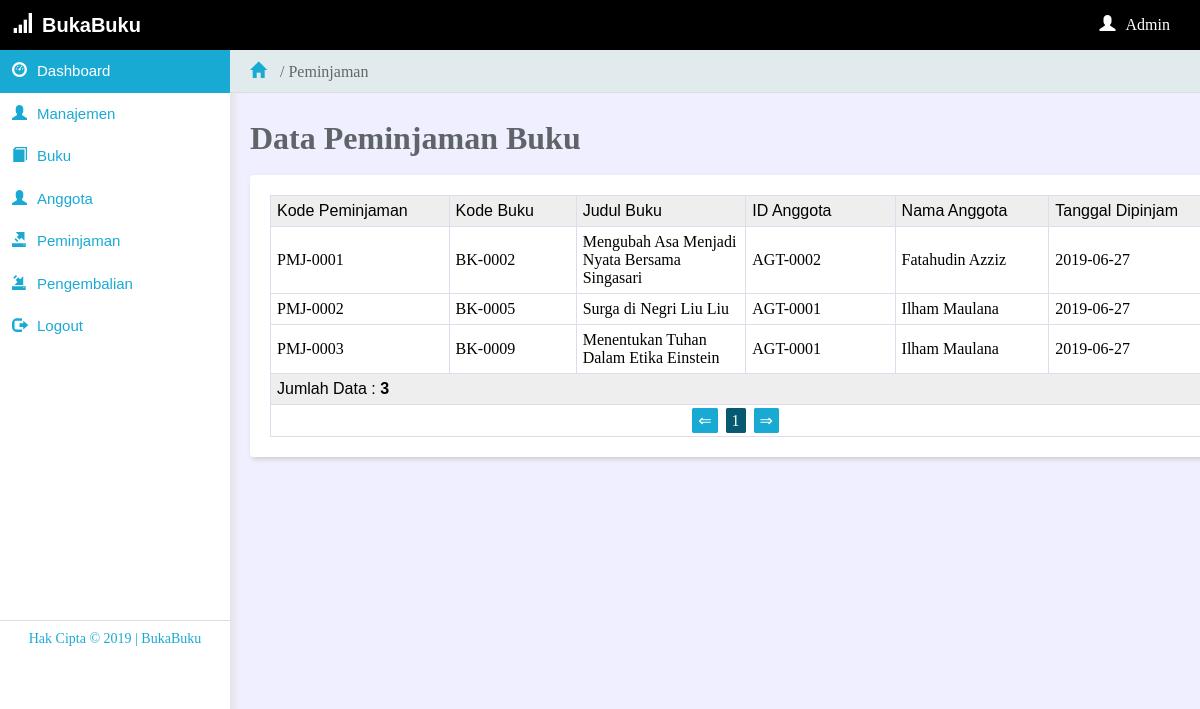
/user/admin/index.php?m=view&p=peminjaman (signed in), run on the app's committed database.
### tables this page shows
CREATE TABLE `peminjaman` (
  `kd_peminjaman` varchar(15) NOT NULL,
  `kd_buku` varchar(15) NOT NULL,
  `id_anggota` varchar(15) NOT NULL,
  `tgl_pinjam` date NOT NULL
);

CREATE TABLE `buku` (
  `kd_buku` varchar(15) NOT NULL,
  `judul_buku` varchar(150) NOT NULL,
  `pengarang` varchar(30) NOT NULL,
  `penerbit` varchar(30) NOT NULL,
  `tahun` varchar(4) NOT NULL,
  `stok` int(3) NOT NULL,
  `tersedia` int(3) NOT NULL,
  `foto` varchar(150) NOT NULL
);

CREATE TABLE `anggota` (
  `id_anggota` varchar(10) NOT NULL,
  `nama_anggota` varchar(30) NOT NULL,
  `tgl_lahir` date NOT NULL,
  `jenkel` varchar(1) NOT NULL,
  `alamat` text NOT NULL,
  `no_hp` varchar(15) NOT NULL,
  `foto` varchar(100) NOT NULL
);

### user/admin/view/peminjaman.php (the view)
<h1>Data Peminjaman Buku</h1>
<br>
<div class="panel">
	<table class="datatable">
		<tr>
			<th>Kode Peminjaman</th>
			<th>Kode Buku</th>
			<th>Judul Buku</th>
			<th>ID Anggota</th>
			<th>Nama Anggota</th>
			<th>Tanggal Dipinjam</th>
		</tr>
		<?php
			$batas=15;
    		$pg=isset($_GET['pg'])?$_GET['pg']:"";
        	if(empty($pg)) {
        	    $posisi=0;
        	    $pg=1;
        	}
        	else {
        	    $posisi=($pg-1)*$batas;
        	}
			$sql = mysqli_query($con,"select * from peminjaman limit $posisi,$batas");
			if(mysqli_num_rows($sql) > 0) {
				while ($dataPeminjaman = mysqli_fetch_array($sql)) {
					$dataJudul = mysqli_fetch_array(mysqli_query($con,"select judul_buku from buku where kd_buku = '$dataPeminjaman[kd_buku]'"));
					$dataNama = mysqli_fetch_array(mysqli_query($con,"select nama_anggota from anggota where id_anggota = '$dataPeminjaman[id_anggota]'"));
					echo "	<tr class='tr'>
								<td>$dataPeminjaman[kd_peminjaman]</td>
								<td>$dataPeminjaman[kd_buku]</td>
								<td>$dataJudul[judul_buku]</td>
								<td>$dataPeminjaman[id_anggota]</td>
								<td>$dataNama[nama_anggota]</td>
								<td>$dataPeminjaman[tgl_pinjam]</td>
							<tr>
					";
				}
			}
			else {
				echo "	<tr>
							<td colspan='6' align='center'>Data tidak tersedia</td>
						<tr>
					";
			}
			$jml_data = mysqli_num_rows(mysqli_query($con, "select * from peminjaman"));
			$JmlHalaman = ceil($jml_data/$batas);
			if ($pg>1) {
				$link=$pg-1;
				$prev="<a href='index.php?m=view&p=peminjaman&?pg=$link' class='btn-pg'>&lArr;</a>";
			}
			else {
				$prev="<a href='#' class='btn-pg'>&lArr;</a>";
			}
			$nmr = '';
			for ($i=1;$i<=$JmlHalaman;$i++) {
				if ($i==$pg)
					{
	    				$nmr.="<a href='#' class='btn-pgactive'>$i</a>";
					}
				else {
	    			$nmr.="<a href='index.php?m=view&p=peeminjaman&pg=$i' class='btn-pg'>$i</a>";
				}
			}
			if ($pg<$JmlHalaman ) {
				$link2=$pg+1;
				$next="<a href='index.php?m=view&p=peminjaman&pg=$link2' class='btn-pg'>&rArr;</a>";
			}
			else {
				$next="<a href='#' class='btn-pg'>&rArr;</a>";
			}
		?>
		<tr><th colspan="10">Jumlah Data :<b> <?php echo $jml_data; ?></b> </th></tr>
	<?php
		echo "<tr>
            	<td colspan='6' align='center'>
            		$prev $nmr $next
            	</td>
    		</tr>";
	?>
	</table>
</div>

### config/css/internal-css.css (style rules this page uses)
body { background-color: #efefff; overflow-x: hidden; }
h1, h2, h3, h4, h5, h6 { color: #5f6468; }
a { color: #fff; text-decoration: none; }
.panel { background-color: #fff; width: 97%; padding: 20px; border-radius: 4px; box-shadow: 2px 2px 5px #ccc; margin-bottom: 20px; }
.datatable { border-collapse: collapse; }
.datatable th { width: 1%; text-align: left; background-color:#eee; color:#000; border:1px solid #dde; padding:6px; font-family: sans-serif; font-weight: 500; }
.datatable td { padding: 6px; border:1px solid #dde; }
.btn-pg { border:1px solid #19AAD4; background-color: #19AAD4; color: #fff; padding: 3px 5px 3px 5px; margin-left: 2px; margin-right: 2px; border-radius: 2px; text-decoration: none; }
.btn-pgactive { border:1px solid #075971; background-color: #075971; color: #fff; padding: 3px 5px 3px 5px; margin-left: 2px; margin-right: 2px; border-radius: 2px; text-decoration: none; }

### config/css/internal-menu.css (style rules this page uses)
* { margin: 0px; padding: 0px; }

### data on the page
peminjaman: kd_peminjaman "PMJ-0001", kd_buku "BK-0002", kd_buku.judul_buku "Mengubah Asa Menjadi Nyata Bersama Singasari", id_anggota "AGT-0002", id_anggota.nama_anggota "Fatahudin Azziz", tgl_pinjam "2019-06-27"
peminjaman: kd_peminjaman "PMJ-0002", kd_buku "BK-0005", kd_buku.judul_buku "Surga di Negri Liu Liu", id_anggota "AGT-0001", id_anggota.nama_anggota "Ilham Maulana", tgl_pinjam "2019-06-27"
peminjaman: kd_peminjaman "PMJ-0003", kd_buku "BK-0009", kd_buku.judul_buku "Menentukan Tuhan Dalam Etika Einstein", id_anggota "AGT-0001", id_anggota.nama_anggota "Ilham Maulana", tgl_pinjam "2019-06-27"

### other printed values
$ex[$i] "Peminjaman"
$jml_data "3"
